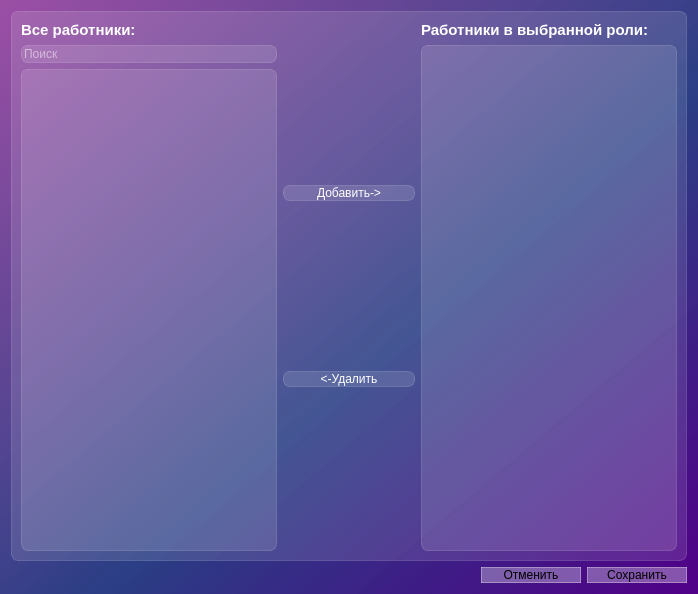
<?xml version="1.0" encoding="UTF-8"?>
<ui version="4.0">
 <class>Dialog</class>
 <widget class="QDialog" name="Dialog">
  <property name="geometry">
   <rect>
    <x>0</x>
    <y>0</y>
    <width>698</width>
    <height>594</height>
   </rect>
  </property>
  <property name="windowTitle">
   <string>Dialog</string>
  </property>
  <property name="styleSheet">
   <string notr="true">background-color: qlineargradient(spread:pad, x1:1, y1:1, x2:0, y2:0, stop:0 rgba(81, 0, 135, 255), stop:0.427447 rgba(41, 61, 132, 235), stop:1 rgba(155, 79, 165, 255));
</string>
  </property>
  <layout class="QGridLayout" name="gridLayout">
   <item row="0" column="0" colspan="4">
    <widget class="QFrame" name="frame_edit_employes_in_role">
     <property name="styleSheet">
      <string notr="true">background-color: rgba(255, 255, 255, 30);
border: 1px solid rgba(255, 255, 255, 40);
border-radius: 7px;
color: white;</string>
     </property>
     <layout class="QHBoxLayout" name="horizontalLayout" stretch="0,1,0">
      <item>
       <layout class="QVBoxLayout" name="layout_all_employees">
        <item>
         <widget class="QLabel" name="label_all_employeees">
          <property name="styleSheet">
           <string notr="true">color: white;
font-weight: bold;
font-size: 11pt;
background-color: none;
border: none;</string>
          </property>
          <property name="text">
           <string>Все работники:</string>
          </property>
         </widget>
        </item>
        <item>
         <widget class="QLineEdit" name="search_all_employees">
          <property name="placeholderText">
           <string>Поиск</string>
          </property>
         </widget>
        </item>
        <item>
         <widget class="QTableWidget" name="table_all_employees"/>
        </item>
       </layout>
      </item>
      <item>
       <layout class="QVBoxLayout" name="add_delete_employees_buttons">
        <item>
         <widget class="QPushButton" name="button_ad_in_role">
          <property name="styleSheet">
           <string notr="true">QPushButton:hover {
background-color: rgba(255, 255, 255, 40)
}

QPushButton:pressed {
background-color: rgba(255, 255, 255, 70)
}</string>
          </property>
          <property name="text">
           <string>Добавить-&gt;</string>
          </property>
         </widget>
        </item>
        <item>
         <widget class="QPushButton" name="button_delete_from_role">
          <property name="styleSheet">
           <string notr="true">QPushButton:hover {
background-color: rgba(255, 255, 255, 40)
}

QPushButton:pressed {
background-color: rgba(255, 255, 255, 70)
}</string>
          </property>
          <property name="text">
           <string>&lt;-Удалить</string>
          </property>
         </widget>
        </item>
       </layout>
      </item>
      <item>
       <layout class="QVBoxLayout" name="layout_role_employes">
        <item>
         <widget class="QLabel" name="label_employes_in_role">
          <property name="styleSheet">
           <string notr="true">color: white;
font-weight: bold;
font-size: 11pt;
background-color: none;
border: none;</string>
          </property>
          <property name="text">
           <string>Работники в выбранной роли:</string>
          </property>
         </widget>
        </item>
        <item>
         <widget class="QTableWidget" name="table_role_employes"/>
        </item>
       </layout>
      </item>
     </layout>
    </widget>
   </item>
   <item row="1" column="3">
    <widget class="QPushButton" name="button_save">
     <property name="maximumSize">
      <size>
       <width>100</width>
       <height>16777215</height>
      </size>
     </property>
     <property name="styleSheet">
      <string notr="true">QPushButton {
background-color: rgba(255, 255, 255, 80);
border: 1 solid rgba(255, 255, 255, 80);
}

QPushButton:hover {
background-color: rgba(255, 255, 255, 40)
}

QPushButton:pressed {
background-color: rgba(255, 255, 255, 70)
}</string>
     </property>
     <property name="text">
      <string>Сохранить</string>
     </property>
    </widget>
   </item>
   <item row="1" column="2">
    <widget class="QPushButton" name="button_cancel">
     <property name="maximumSize">
      <size>
       <width>100</width>
       <height>16777215</height>
      </size>
     </property>
     <property name="styleSheet">
      <string notr="true">QPushButton {
background-color: rgba(255, 255, 255, 80);
border: 1 solid rgba(255, 255, 255, 80);
}

QPushButton:hover {
background-color: rgba(255, 255, 255, 40)
}

QPushButton:pressed {
background-color: rgba(255, 255, 255, 70)
}</string>
     </property>
     <property name="text">
      <string>Отменить</string>
     </property>
     <property name="flat">
      <bool>false</bool>
     </property>
    </widget>
   </item>
  </layout>
 </widget>
 <resources/>
 <connections/>
</ui>
